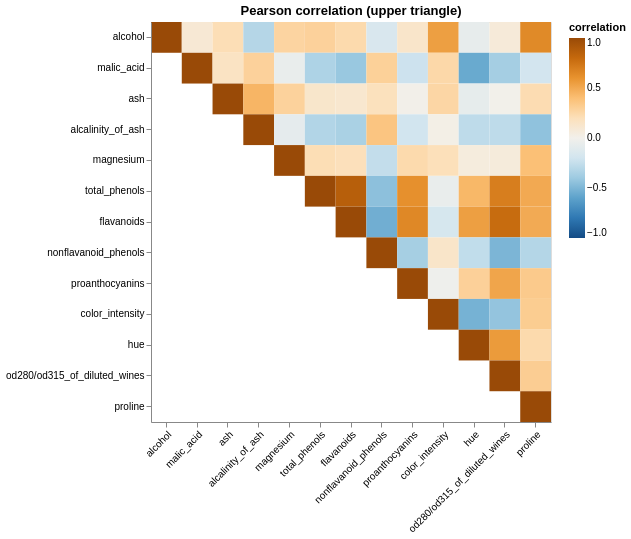

Source (notebook cell):
### Markdown cell above
A correlation matrix is symmetric, so the lower half repeats what the upper half already says. Dropping it halves the ink without losing information. The features are kept in their original order via `sort=`, otherwise Altair would sort the axes alphabetically and the triangle would break apart.

### Code cell
def corr_triangle(data, which='upper'):
    new = data.drop('target', axis=1)
    corr = new.corr(method='pearson')
    order = list(corr.columns)
    idx = {v: i for i, v in enumerate(order)}
    corr = corr.reset_index().melt('index')
    corr.columns = ['var_1', 'var_2', 'correlation']
    i1 = corr['var_1'].map(idx); i2 = corr['var_2'].map(idx)
    # y is drawn top-down, so the upper-right triangle is index(var_1) >= index(var_2)
    corr = corr[i1 >= i2] if which == 'upper' else corr[i1 <= i2]
    return alt.Chart(corr).mark_rect().encode(
        alt.X('var_1', title=None, sort=order, axis=alt.Axis(labelAngle=-45)),
        alt.Y('var_2', title=None, sort=order),
        alt.Color('correlation:Q', scale=alt.Scale(scheme='blueorange', domain=[-1, 1])),
        tooltip=['var_1', 'var_2', alt.Tooltip('correlation:Q', format='.2f')],
    ).properties(width=400, height=400, title='Pearson correlation (upper triangle)')
c1 = corr_triangle(data_wine, 'upper')

c1

### Figure 1 — Vega-Lite specification as saved in the notebook (floating-point values rounded to 4 significant figures)
{"config": {"view": {"continuousWidth": 300, "continuousHeight": 300}}, "data": {"name": "data-1fa215b3a5bd8caf618360ea2742c1d0"}, "mark": {"type": "rect"}, "encoding": {"color": {"field": "correlation", "scale": {"domain": [-1, 1], "scheme": "blueorange"}, "type": "quantitative"}, "tooltip": [{"field": "var_1", "type": "nominal"}, {"field": "var_2", "type": "nominal"}, {"field": "correlation", "format": ".2f", "type": "quantitative"}], "x": {"axis": {"labelAngle": -45}, "field": "var_1", "sort": ["alcohol", "malic_acid", "ash", "alcalinity_of_ash", "magnesium", "total_phenols", "flavanoids", "nonflavanoid_phenols", "proanthocyanins", "color_intensity", "hue", "od280/od315_of_diluted_wines", "proline"], "title": null, "type": "nominal"}, "y": {"field": "var_2", "sort": ["alcohol", "malic_acid", "ash", "alcalinity_of_ash", "magnesium", "total_phenols", "flavanoids", "nonflavanoid_phenols", "proanthocyanins", "color_intensity", "hue", "od280/od315_of_diluted_wines", "proline"], "title": null, "type": "nominal"}}, "height": 400, "title": "Pearson correlation (upper triangle)", "width": 400, "$schema": "https://vega.github.io/schema/vega-lite/v5.8.0.json", "datasets": {"data-1fa215b3a5bd8caf618360ea2742c1d0": [{"var_1": "alcohol", "var_2": "alcohol", "correlation": 1.0}, {"var_1": "malic_acid", "var_2": "alcohol", "correlation": 0.0944}, {"var_1": "ash", "var_2": "alcohol", "correlation": 0.2115}, {"var_1": "alcalinity_of_ash", "var_2": "alcohol", "correlation": -0.3102}, {"var_1": "magnesium", "var_2": "alcohol", "correlation": 0.2708}, {"var_1": "total_phenols", "var_2": "alcohol", "correlation": 0.2891}, {"var_1": "flavanoids", "var_2": "alcohol", "correlation": 0.2368}, {"var_1": "nonflavanoid_phenols", "var_2": "alcohol", "correlation": -0.1559}, {"var_1": "proanthocyanins", "var_2": "alcohol", "correlation": 0.1367}, {"var_1": "color_intensity", "var_2": "alcohol", "correlation": 0.5464}, {"var_1": "hue", "var_2": "alcohol", "correlation": -0.07175}, {"var_1": "od280/od315_of_diluted_wines", "var_2": "alcohol", "correlation": 0.07234}, {"var_1": "proline", "var_2": "alcohol", "correlation": 0.6437}, {"var_1": "malic_acid", "var_2": "malic_acid", "correlation": 1.0}, {"var_1": "ash", "var_2": "malic_acid", "correlation": 0.164}, {"var_1": "alcalinity_of_ash", "var_2": "malic_acid", "correlation": 0.2885}, {"var_1": "magnesium", "var_2": "malic_acid", "correlation": -0.05458}, {"var_1": "total_phenols", "var_2": "malic_acid", "correlation": -0.3352}, {"var_1": "flavanoids", "var_2": "malic_acid", "correlation": -0.411}, {"var_1": "nonflavanoid_phenols", "var_2": "malic_acid", "correlation": 0.293}, {"var_1": "proanthocyanins", "var_2": "malic_acid", "correlation": -0.2207}, {"var_1": "color_intensity", "var_2": "malic_acid", "correlation": 0.249}, {"var_1": "hue", "var_2": "malic_acid", "correlation": -0.5613}, {"var_1": "od280/od315_of_diluted_wines", "var_2": "malic_acid", "correlation": -0.3687}, {"var_1": "proline", "var_2": "malic_acid", "correlation": -0.192}, {"var_1": "ash", "var_2": "ash", "correlation": 1.0}, {"var_1": "alcalinity_of_ash", "var_2": "ash", "correlation": 0.4434}, {"var_1": "magnesium", "var_2": "ash", "correlation": 0.2866}, {"var_1": "total_phenols", "var_2": "ash", "correlation": 0.129}, {"var_1": "flavanoids", "var_2": "ash", "correlation": 0.1151}, {"var_1": "nonflavanoid_phenols", "var_2": "ash", "correlation": 0.1862}, {"var_1": "proanthocyanins", "var_2": "ash", "correlation": 0.009652}, {"var_1": "color_intensity", "var_2": "ash", "correlation": 0.2589}, {"var_1": "hue", "var_2": "ash", "correlation": -0.07467}, {"var_1": "od280/od315_of_diluted_wines", "var_2": "ash", "correlation": 0.003911}, {"var_1": "proline", "var_2": "ash", "correlation": 0.2236}, {"var_1": "alcalinity_of_ash", "var_2": "alcalinity_of_ash", "correlation": 1.0}, {"var_1": "magnesium", "var_2": "alcalinity_of_ash", "correlation": -0.08333}, {"var_1": "total_phenols", "var_2": "alcalinity_of_ash", "correlation": -0.3211}, {"var_1": "flavanoids", "var_2": "alcalinity_of_ash", "correlation": -0.3514}, {"var_1": "nonflavanoid_phenols", "var_2": "alcalinity_of_ash", "correlation": 0.3619}, {"var_1": "proanthocyanins", "var_2": "alcalinity_of_ash", "correlation": -0.1973}, {"var_1": "color_intensity", "var_2": "alcalinity_of_ash", "correlation": 0.01873}, {"var_1": "hue", "var_2": "alcalinity_of_ash", "correlation": -0.274}, {"var_1": "od280/od315_of_diluted_wines", "var_2": "alcalinity_of_ash", "correlation": -0.2768}, {"var_1": "proline", "var_2": "alcalinity_of_ash", "correlation": -0.4406}, {"var_1": "magnesium", "var_2": "magnesium", "correlation": 1.0}, {"var_1": "total_phenols", "var_2": "magnesium", "correlation": 0.2144}, {"var_1": "flavanoids", "var_2": "magnesium", "correlation": 0.1958}, {"var_1": "nonflavanoid_phenols", "var_2": "magnesium", "correlation": -0.2563}, {"var_1": "proanthocyanins", "var_2": "magnesium", "correlation": 0.2364}, {"var_1": "color_intensity", "var_2": "magnesium", "correlation": 0.2}, {"var_1": "hue", "var_2": "magnesium", "correlation": 0.0554}, {"var_1": "od280/od315_of_diluted_wines", "var_2": "magnesium", "correlation": 0.066}, {"var_1": "proline", "var_2": "magnesium", "correlation": 0.3934}, {"var_1": "total_phenols", "var_2": "total_phenols", "correlation": 1.0}, {"var_1": "flavanoids", "var_2": "total_phenols", "correlation": 0.8646}, {"var_1": "nonflavanoid_phenols", "var_2": "total_phenols", "correlation": -0.4499}, {"var_1": "proanthocyanins", "var_2": "total_phenols", "correlation": 0.6124}, {"var_1": "color_intensity", "var_2": "total_phenols", "correlation": -0.05514}, {"var_1": "hue", "var_2": "total_phenols", "correlation": 0.4337}, {"var_1": "od280/od315_of_diluted_wines", "var_2": "total_phenols", "correlation": 0.6999}, {"var_1": "proline", "var_2": "total_phenols", "correlation": 0.4981}, {"var_1": "flavanoids", "var_2": "flavanoids", "correlation": 1.0}, {"var_1": "nonflavanoid_phenols", "var_2": "flavanoids", "correlation": -0.5379}, {"var_1": "proanthocyanins", "var_2": "flavanoids", "correlation": 0.6527}, {"var_1": "color_intensity", "var_2": "flavanoids", "correlation": -0.1724}, {"var_1": "hue", "var_2": "flavanoids", "correlation": 0.5435}, {"var_1": "od280/od315_of_diluted_wines", "var_2": "flavanoids", "correlation": 0.7872}, {"var_1": "proline", "var_2": "flavanoids", "correlation": 0.4942}, {"var_1": "nonflavanoid_phenols", "var_2": "nonflavanoid_phenols", "correlation": 1.0}, {"var_1": "proanthocyanins", "var_2": "nonflavanoid_phenols", "correlation": -0.3658}, {"var_1": "color_intensity", "var_2": "nonflavanoid_phenols", "correlation": 0.1391}, {"var_1": "hue", "var_2": "nonflavanoid_phenols", "correlation": -0.2626}, {"var_1": "od280/od315_of_diluted_wines", "var_2": "nonflavanoid_phenols", "correlation": -0.5033}, {"var_1": "proline", "var_2": "nonflavanoid_phenols", "correlation": -0.3114}, {"var_1": "proanthocyanins", "var_2": "proanthocyanins", "correlation": 1.0}, {"var_1": "color_intensity", "var_2": "proanthocyanins", "correlation": -0.02525}, {"var_1": "hue", "var_2": "proanthocyanins", "correlation": 0.2955}, {"var_1": "od280/od315_of_diluted_wines", "var_2": "proanthocyanins", "correlation": 0.5191}, {"var_1": "proline", "var_2": "proanthocyanins", "correlation": 0.3304}, {"var_1": "color_intensity", "var_2": "color_intensity", "correlation": 1.0}, {"var_1": "hue", "var_2": "color_intensity", "correlation": -0.5218}, {"var_1": "od280/od315_of_diluted_wines", "var_2": "color_intensity", "correlation": -0.4288}, {"var_1": "proline", "var_2": "color_intensity", "correlation": 0.3161}, {"var_1": "hue", "var_2": "hue", "correlation": 1.0}, {"var_1": "od280/od315_of_diluted_wines", "var_2": "hue", "correlation": 0.5655}, {"var_1": "proline", "var_2": "hue", "correlation": 0.2362}, {"var_1": "od280/od315_of_diluted_wines", "var_2": "od280/od315_of_diluted_wines", "correlation": 1.0}, {"var_1": "proline", "var_2": "od280/od315_of_diluted_wines", "correlation": 0.3128}, {"var_1": "proline", "var_2": "proline", "correlation": 1.0}]}}
